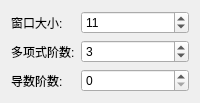
                <widget class="QWidget" name="bigThermalSavGolPage">
                 <layout class="QFormLayout" name="bigThermalSavGolLayout">
                  <item row="0" column="0">
                   <widget class="QLabel" name="bigThermalSavGolWindowLabel">
                    <property name="text">
                     <string>窗口大小:</string>
                    </property>
                   </widget>
                  </item>
                  <item row="0" column="1">
                   <widget class="QSpinBox" name="bigThermalSavGolWindowSpinBox">
                    <property name="minimum">
                     <number>5</number>
                    </property>
                    <property name="maximum">
                     <number>101</number>
                    </property>
                    <property name="singleStep">
                     <number>2</number>
                    </property>
                    <property name="value">
                     <number>11</number>
                    </property>
                   </widget>
                  </item>
                  <item row="1" column="0">
                   <widget class="QLabel" name="bigThermalSavGolPolyOrderLabel">
                    <property name="text">
                     <string>多项式阶数:</string>
                    </property>
                   </widget>
                  </item>
                  <item row="1" column="1">
                   <widget class="QSpinBox" name="bigThermalSavGolPolyOrderSpinBox">
                    <property name="minimum">
                     <number>1</number>
                    </property>
                    <property name="maximum">
                     <number>10</number>
                    </property>
                    <property name="value">
                     <number>3</number>
                    </property>
                   </widget>
                  </item>
                  <item row="2" column="0">
                   <widget class="QLabel" name="bigThermalSavGolDerivLabel">
                    <property name="text">
                     <string>导数阶数:</string>
                    </property>
                   </widget>
                  </item>
                  <item row="2" column="1">
                   <widget class="QSpinBox" name="bigThermalSavGolDerivSpinBox">
                    <property name="minimum">
                     <number>0</number>
                    </property>
                    <property name="maximum">
                     <number>3</number>
                    </property>
                    <property name="value">
                     <number>0</number>
                    </property>
                   </widget>
                  </item>
                 </layout>
                </widget>
